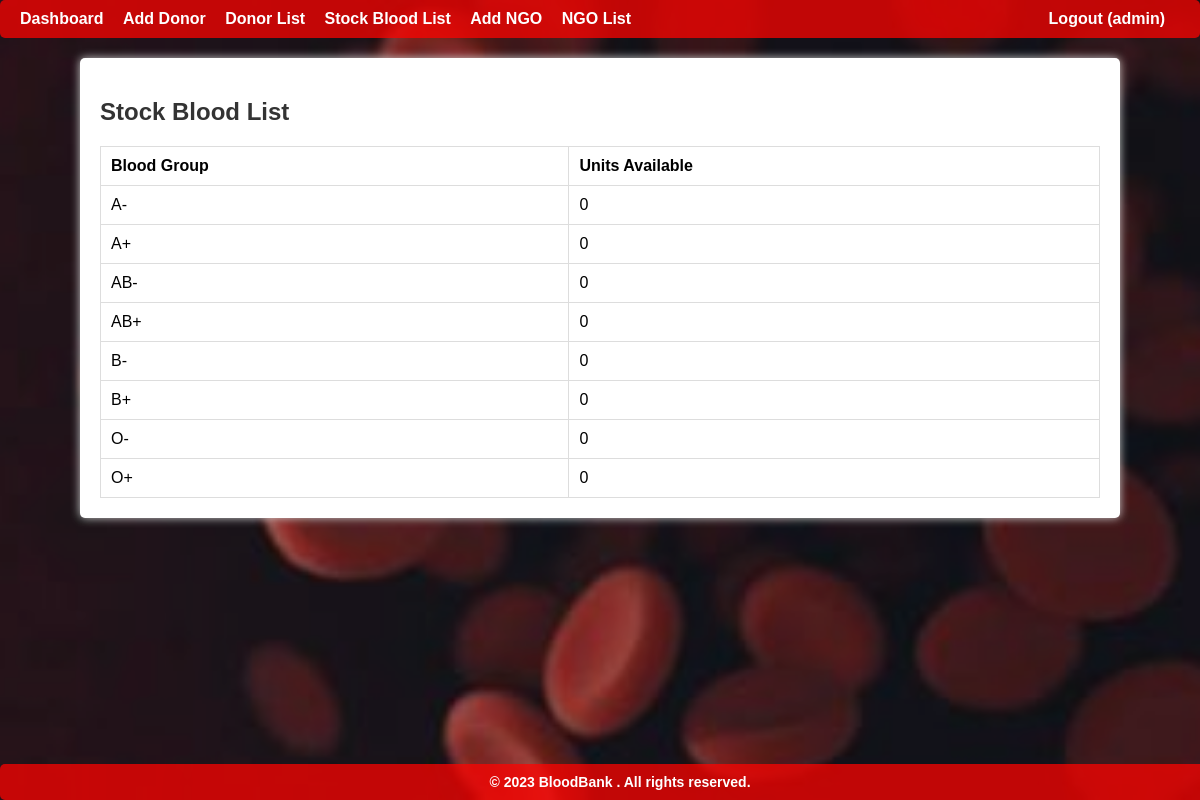
Screenshot of /admin/stock_list.php (signed in) with the database file from the repository.
### tables this page shows
CREATE TABLE blood_groups (
    id INT AUTO_INCREMENT PRIMARY KEY,
    group_name VARCHAR(5) NOT NULL UNIQUE
);

### admin/stock_list.php (the view, shortened to what this page needs)
<?php
include 'db.php';
$sql = "SELECT bg.group_name, IFNULL(bs.units, 0) AS units
        FROM blood_groups bg
        LEFT JOIN blood_stock bs ON bg.id = bs.blood_group_id";
$result = $conn->query($sql);
?>
<!DOCTYPE html>
<html lang="en">
<head>
    <link rel="stylesheet" href="../css/style.css">
</head>
<body>
<nav>
    <a href="dashboard.php">Dashboard</a>
    <a href="donors_add.php">Add Donor</a>
    <a href="donors_list.php">Donor List</a>
    <a href="stock_list.php">Stock Blood List</a>
    <a href="ngo_add.php">Add NGO</a>
    <a href="ngo_list.php">NGO List</a>
    <a href="logout.php" style="float:right;">Logout (<?=htmlspecialchars($_SESSION['admin_username'])?>)</a>
</nav>
<div class="container">
    <h2>Stock Blood List</h2>
    <table>
        <thead>
            <tr><th>Blood Group</th><th>Units Available</th></tr>
        </thead>
        <tbody>
            <?php while ($row = $result->fetch_assoc()): ?>
                <tr>
                    <td><?=htmlspecialchars($row['group_name'])?></td>
                    <td><?=htmlspecialchars($row['units'])?></td>
                </tr>
            <?php endwhile; ?>
        </tbody>
    </table>
</div>
<?php include 'footer.php'; ?>
</body>
</html>

### css/style.css (style rules this page uses)
body { font-family: Arial, sans-serif; background: #f4f7f8; margin: 0; padding: 0; }
.container { width: 90%; max-width: 1000px; margin: 20px auto; background: white; padding: 20px; box-shadow: 0 0 10px #ccc; border-radius: 5px; }
h1, h2, h3 { color: #333; }
table { width: 100%; border-collapse: collapse; margin-top: 15px; }
table, th, td { border: 1px solid #ddd; }
th, td { padding: 10px; text-align: left; }
nav { background-color: #ff0400bd; padding: 10px 20px; color: white; margin-bottom: 20px; border-radius: 5px; }
nav a { color: white; margin-right: 15px; text-decoration: none; font-weight: bold; }
body { background-image: url('images/background.jpg'); background-repeat: no-repeat; background-size: cover; background-position: center; background-attachment: fixed; min-height: 100vh; position: relative; font-family: Arial, sans-serif; }
body::before { content: ""; position: fixed; top: 0; left: 0; right: 0; bottom: 0; background: rgba(0, 0, 0, 0.4); z-index: -1; }

### rows the page displays
blood_groups: group_name "A-", units "0"
blood_groups: group_name "A+", units "0"
blood_groups: group_name "AB-", units "0"
blood_groups: group_name "AB+", units "0"
blood_groups: group_name "B-", units "0"
blood_groups: group_name "B+", units "0"
blood_groups: group_name "O-", units "0"
blood_groups: group_name "O+", units "0"

### other values shown
$_SESSION['admin_username'] "admin"
